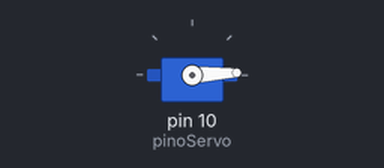
The sketch below on a simulated Arduino Uno, built with avr-gcc and run on an emulated ATmega328P. Parts: servo.

Above: at 0.05 s.
At 1.45 s:
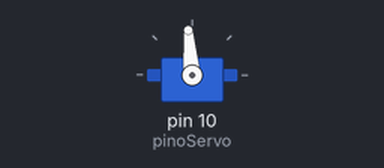
At 2.85 s:
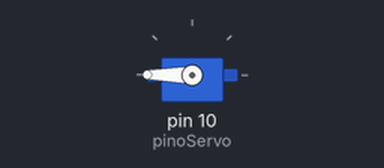
At 5.65 s:
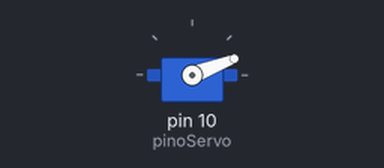
Timing chart, 0 to 8.4 s (numbered marks = the images above):
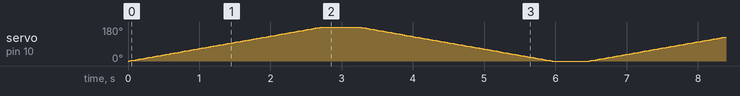

The sketch:

sketch_nov04a.ino
```cpp
#include <Servo.h>

Servo meuServo;
int pinoServo = 10;

void setup() {
  meuServo.attach(pinoServo);
}

void loop() {
  // Girar devagar de 0° até 180°
  for (int angulo = 0; angulo <= 180; angulo += 1) {
    meuServo.write(angulo);
    delay(15); // Aumente este valor (ex: 30) para deixar mais lento, ou diminua para ser mais rápido
  }

  delay(500);

  // Girar devagar de 180° de volta para 0°
  for (int angulo = 180; angulo >= 0; angulo -= 1) {
    meuServo.write(angulo);
    delay(15); // Ajuste a velocidade aqui também
  }

  delay(500);
}
```
